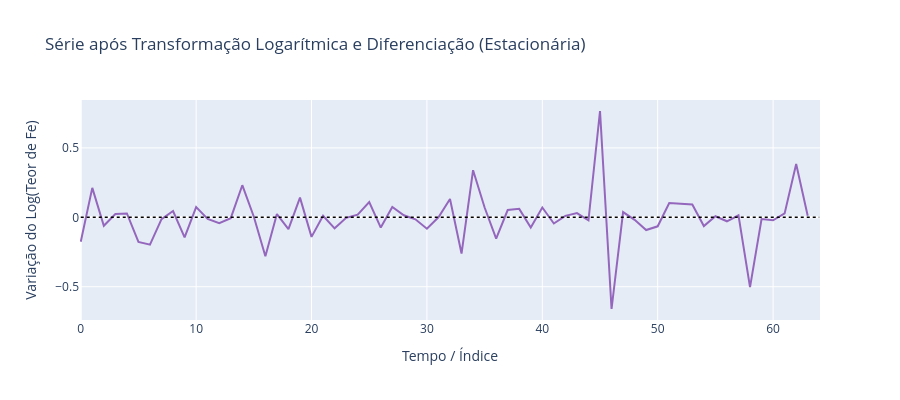

The code cell stored with this chart in its notebook:
### Code cell
fig = go.Figure()

fig.add_trace(go.Scatter(
    y=y_treino_log_diff,
    mode='lines',
    name='Série Diferenciada',
    line=dict(color='#9467bd')
))

# Adicionando uma linha de referência no zero
fig.add_shape(
    type='line', x0=0, x1=len(y_treino_log_diff), y0=0, y1=0, 
    line=dict(color='black', dash='dot', width=1.5)
)

fig.update_layout(
    title='Série após Transformação Logarítmica e Diferenciação (Estacionária)',
    xaxis_title='Tempo / Índice',
    yaxis_title='Variação do Log(Teor de Fe)',
    height=400,
    hovermode='x unified'
)

fig.show()

### Figure 1 — Plotly figure (JSON) as saved in the notebook; plotly's stock layout.template omitted (floating-point values rounded to 4 significant figures)
{"data": [{"line": {"color": "#9467bd"}, "mode": "lines", "name": "Série Diferenciada", "type": "scatter", "y": [-0.1757, 0.2118, -0.06066, 0.02419, 0.02803, -0.1772, -0.1966, -0.01332, 0.04522, -0.1443, 0.07382, -0.01145, -0.04164, -0.006021, 0.2313, 0.003986, -0.2811, 0.02343, -0.08538, 0.1419, -0.1408, 0.01114, -0.07949, -0.003604, 0.01907, 0.11, -0.07407, 0.0746, 0.01469, -0.01416, -0.08198, 0.0, 0.1315, -0.2611, 0.3394, 0.07045, -0.1528, 0.0526, 0.06085, -0.07338, 0.07067, -0.04435, 0.01034, 0.03084, -0.02154, 0.7657, -0.6603, 0.03763, -0.01823, -0.09156, -0.06478, 0.1034, 0.09805, 0.09286, -0.06321, 0.007559, -0.02864, 0.01462, -0.5022, -0.01206, -0.0213, 0.0283, 0.3835, 0.0116]}], "layout": {"height": 400, "hovermode": "x unified", "shapes": [{"line": {"color": "black", "dash": "dot", "width": 1.5}, "type": "line", "x0": 0, "x1": 64, "y0": 0, "y1": 0}], "title": {"text": "Série após Transformação Logarítmica e Diferenciação (Estacionária)"}, "xaxis": {"title": {"text": "Tempo / Índice"}}, "yaxis": {"title": {"text": "Variação do Log(Teor de Fe)"}}}}
